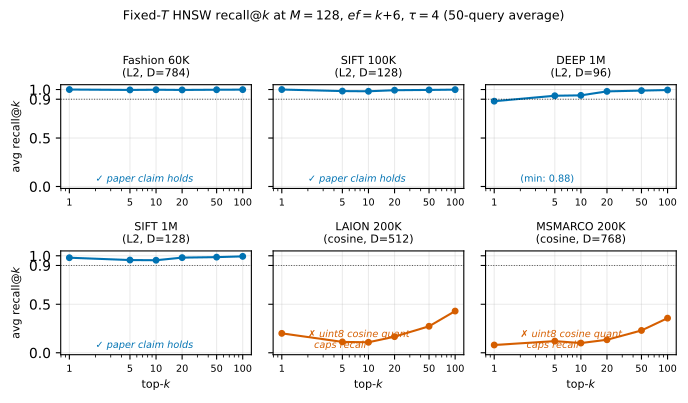

This figure's Python source:
"""Redraw fig:ef-calibration-compact for paper §4 with the actual
multi-query data across 6 datasets at M=128, ef=k+6, tau=4 (T=ef+4).

Output: ef_calibration_v3.pdf (drop-in replacement candidate for
Pictures/efmin_offset_py.pdf in the Overleaf repo).

Layout: 2x3 grid, one panel per dataset. Each panel shows recall@k
across k ∈ {1, 5, 10, 20, 50, 100} with the "0.9 target" reference.
"""
import matplotlib
matplotlib.use("Agg")
import matplotlib.pyplot as plt
from pathlib import Path

OUT = Path(__file__).parent / "ef_calibration_v3.pdf"

# Empirical multi-query data (50 queries from each dataset's standard
# query set, fixed-T HNSW at M=128 ef=k+6 tau=4).
# Source: ef_calibration_v3_data.csv (committed alongside).
DATA = {
    "Fashion 60K\n(L2, D=784)":    {1:1.000, 5:0.996, 10:0.998, 20:0.996, 50:0.998, 100:0.999},
    "SIFT 100K\n(L2, D=128)":      {1:1.000, 5:0.984, 10:0.982, 20:0.993, 50:0.996, 100:0.999},
    "DEEP 1M\n(L2, D=96)":         {1:0.880, 5:0.936, 10:0.940, 20:0.981, 50:0.989, 100:0.995},
    "SIFT 1M\n(L2, D=128)":        {1:0.980, 5:0.956, 10:0.954, 20:0.981, 50:0.986, 100:0.994},
    "LAION 200K\n(cosine, D=512)":  {1:0.200, 5:0.112, 10:0.108, 20:0.166, 50:0.273, 100:0.430},
    "MSMARCO 200K\n(cosine, D=768)":{1:0.080, 5:0.120, 10:0.100, 20:0.134, 50:0.230, 100:0.357},
}

ks = [1, 5, 10, 20, 50, 100]

fig, axes = plt.subplots(2, 3, figsize=(7.0, 4.0), sharey=True)
axes = axes.flatten()

for ax, (name, recalls) in zip(axes, DATA.items()):
    ys = [recalls[k] for k in ks]
    color = "#0072B2" if "L2" in name else "#D55E00"
    ax.plot(ks, ys, marker="o", color=color, linewidth=1.5, markersize=4)
    ax.axhline(0.9, color="black", linestyle=":", linewidth=0.7, alpha=0.7)
    ax.set_xscale("log")
    ax.set_xticks(ks)
    ax.set_xticklabels([str(k) for k in ks], fontsize=7)
    ax.set_ylim(-0.02, 1.05)
    ax.set_yticks([0, 0.5, 0.9, 1.0])
    ax.grid(True, alpha=0.25)
    ax.set_title(name, fontsize=8)
    if "L2" in name and min(ys) >= 0.9:
        ax.text(2, 0.05, "✓ paper claim holds", fontsize=7,
                color="#0072B2", style="italic")
    elif "L2" in name:
        ax.text(2, 0.05, f"(min: {min(ys):.2f})", fontsize=7,
                color="#0072B2")
    else:
        ax.text(2, 0.05, "✗ uint8 cosine quant\n  caps recall", fontsize=7,
                color="#D55E00", style="italic")

# Shared labels
for ax in axes[3:]:
    ax.set_xlabel(r"top-$k$", fontsize=8)
for ax in [axes[0], axes[3]]:
    ax.set_ylabel("avg recall@$k$", fontsize=8)

fig.suptitle(r"Fixed-$T$ HNSW recall@$k$ at $M{=}128$, $ef{=}k{+}6$, $\tau{=}4$ "
             "(50-query average)",
             fontsize=9, y=1.00)
plt.tight_layout()
plt.savefig(OUT, bbox_inches="tight")
print(f"Saved {OUT}")
